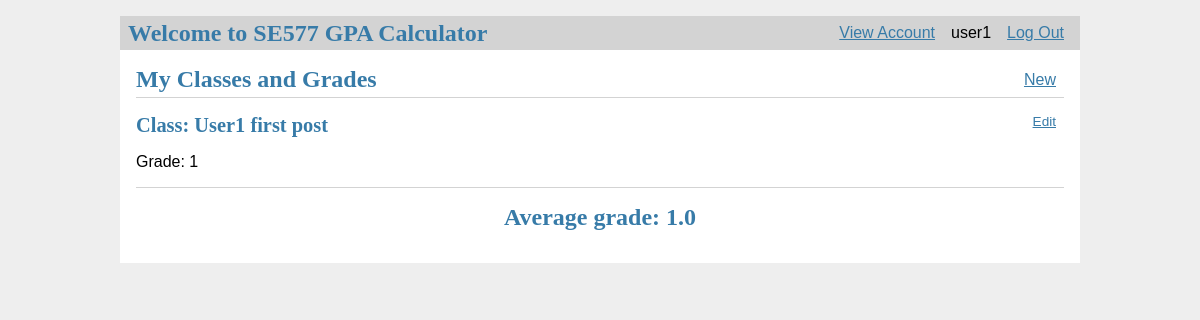
Before: /accountInfo (signed in) with the older database file.
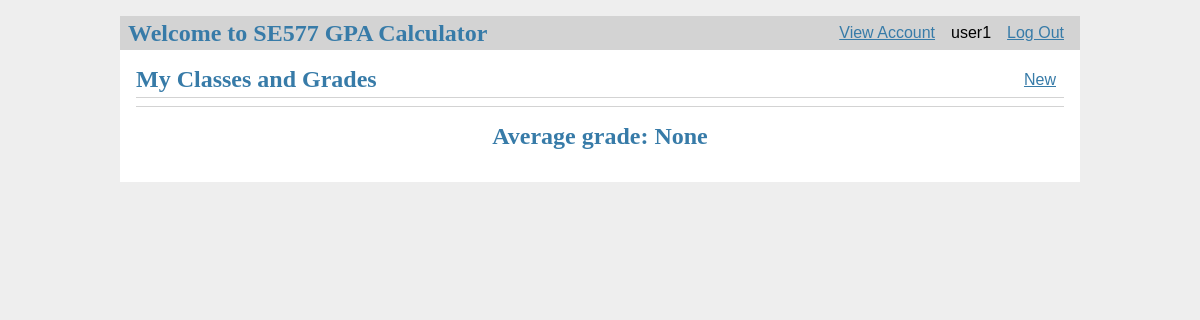
After: the same page with the newer database file.
### tables this page shows
CREATE TABLE user (
  id INTEGER PRIMARY KEY AUTOINCREMENT,
  username TEXT UNIQUE NOT NULL,
  password TEXT NOT NULL
);

CREATE TABLE class (
  id INTEGER PRIMARY KEY AUTOINCREMENT,
  author_id INTEGER NOT NULL,
  classname TEXT NOT NULL,
  grade INTEGER NOT NULL,
  FOREIGN KEY (author_id) REFERENCES user (id)
);

### flaskr/calc.py (the view)
@bp.route('/accountInfo')
@login_required
def viewClasses():
    db = get_db()
    posts = get_db().execute(
        'SELECT p.id, classname, grade, author_id, username'
        ' FROM class p JOIN user u ON p.author_id = u.id'
        ' WHERE u.id = ?',
        (g.user['id'],)
    ).fetchall()
    avg = get_db().execute(
        'SELECT AVG(grade)'
        ' FROM class p JOIN user u ON p.author_id = u.id'
        ' WHERE u.id = ?',
        (g.user['id'],)
    ).fetchone()[0]
    return render_template('calc/view.html', posts=posts, avg=avg)

### flaskr/auth.py (called while the page is built)
@bp.before_app_request
def load_logged_in_user():
    user_id = session.get('user_id')
    if user_id is None:
        g.user = None
    else:
        g.user = get_db().execute(
            'SELECT * FROM user WHERE id = ?', (user_id,)
        ).fetchone()

def login_required(view):
    @functools.wraps(view)
    def wrapped_view(**kwargs):
        if g.user is None:
            return redirect(url_for('auth.login'))
        return view(**kwargs)
    return wrapped_view

### flaskr/db.py (called while the page is built)
def get_db():
    if 'db' not in g:
        g.db = sqlite3.connect(
            current_app.config['DATABASE'],
            detect_types=sqlite3.PARSE_DECLTYPES
        )
        g.db.row_factory = sqlite3.Row
    return g.db

### flaskr/templates/calc/view.html (shortened to what this page needs)
{% extends 'base.html' %}
{% block header %}
  <h1>{% block title %}My Classes and Grades{% endblock %}</h1>
  {% if g.user %}
    <a class="action" href="{{ url_for('calc.create') }}">New</a>
  {% endif %}
{% endblock %}
{% block content %}
  {% for post in posts %}
    <article class="post">
      <header>
        <div>
          <h1>Class: {{ post['classname'] }}</h1>
        </div>
        {% if g.user['id'] == post['author_id'] %}
          <a class="action" href="{{ url_for('calc.update', id=post['id']) }}">Edit</a>
        {% endif %}
      </header>
      <p class="grade">Grade: {{ post['grade'] }}</p>
    </article>
  {% endfor %}
	<hr>
	<h1 div style="text-align:center">Average grade: {{ avg }}</h1>
{% endblock %}

### flaskr/templates/base.html (shortened to what this page needs)
<!doctype html>
<link rel="stylesheet" href="{{ url_for('static', filename='style.css') }}">
<nav>
  <h1>Welcome to SE577 GPA Calculator</h1>
  <ul>
    {% if g.user %}
      <li><a href="{{ url_for('calc.viewClasses') }}">View Account</a>
	  <li><span>{{ g.user['username'] }}</span>
      <li><a href="{{ url_for('auth.logout') }}">Log Out</a>
    {% else %}
	<li><a href="{{ url_for('calc.index') }}">Home</a>
      <li><a href="{{ url_for('auth.register') }}">Register</a>
      <li><a href="{{ url_for('auth.login') }}">Log In</a>
    {% endif %}
  </ul>
</nav>
<section class="content">
  <header>
    {% block header %}{% endblock %}
  </header>
  {% block content %}{% endblock %}
</section>

### flaskr/static/style.css (style rules this page uses)
h1 { font-family: serif; color: #377ba8; margin: 1rem 0; }
a { color: #377ba8; }
hr { border: none; border-top: 1px solid lightgray; }
nav { background: lightgray; display: flex; align-items: center; padding: 0 0.5rem; }
nav h1 { flex: auto; margin: 0; }
nav ul { display: flex; list-style: none; margin: 0; padding: 0; }
nav ul li a, nav ul li span, header .action { display: block; padding: 0.5rem; }
.content { padding: 0 1rem 1rem; }
.content > header { border-bottom: 1px solid lightgray; display: flex; align-items: flex-end; }
.content > header h1 { flex: auto; margin: 1rem 0 0.25rem 0; }
.content:last-child { margin-bottom: 0; }

Changed rows visible on the page:
removed class: classname "User1 first post", grade "1"
Other visible differences:
{{ avg }}: "1.0" → "None"
